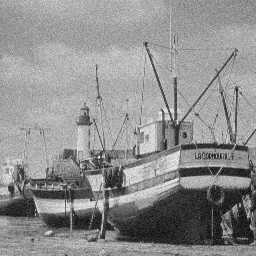
%> input picture practical2/boatnois.jpg, 256 x 256 px
$ octave prac2.m   (GNU Octave 9; MATLAB toolbox functions it lacks are replaced by stand-ins)
%> lines starting %> are read from the running program, lines starting %| are printed output that depends on the picture; in (x1, y1, x2, y2) boxes, pixels count from 0 and x2, y2 are one past the last pixel; in counts of white or black regions, pixels touching at a corner belong together; the program's own positions count from 1
### practical2/myconvolution.m
function Iout = myconvolution(Iin,B)

Iin=double(Iin);
B=double(B);

%Task1 Step 5
[M1, N1] = size(Iin);
[M2, N2] = size(B);

for k=1:(M1-M2+1)
    for l=1:(N1-N2+1)
        temp = 0;
        for i=k:(k+M2-1)
            for j=l:(l+N2-1)
                temp = temp + Iin(i,j) * B(i-k+1,j-l+1);
            end
        end
        Iout(k,l) = temp;
    end
end

end


### practical2/edgeExtraction.m
function [ Edges, Iver, Ihor ] = edgeExtraction( Iin,B1,B2 )
%UNTITLED3 此处显示有关此函数的摘要
%   此处显示详细说明
Iin=double(Iin);
Iver = conv2(Iin,B1);
Ihor = conv2(Iin,B2);
Edges = sqrt(Iver.^2 + Ihor.^2);

end

### practical1/enhanceContrastALS.m
function [ Iout, Lut ] = enhanceContrastALS( Iin )
%UNTITLED4 此处显示有关此函数的摘要
%   此处显示详细说明
Iin_Hist = histogram(Iin, 'BinLimits', [0,256], 'BinWidth',1);
Iin_Hist_V = Iin_Hist.Values;
I = find(Iin_Hist_V);
sz = I(size(I));
i1 = sz(1);
i2 = sz(2);

m = 255/(i2-i1);
c = -m * i1;

Lut = contrast_LS_LUT(m,c);
Lut = uint8(Lut);

Iout = intlut(Iin, Lut);

end

### practical1/contrast_LS_LUT.m
function [ Lut ] = contrast_LS_LUT( m, c )
%UNTITLED3 此处显示有关此函数的摘要
%   此处显示详细说明
for i = 1:256
    Lut(i) = i-1;
end
for i = 1:256
    if Lut(i)*m+c < 0
        Lut(i) = 0;
    else if Lut(i)*m+c > 255
            Lut(i) = 255;
        else
            Lut(i) = Lut(i)*m+c;
        end
    end
end
Lut = uint8(Lut);

end

### practical2/noiseReduction.m
function [ Iout ] = noiseReduction( I,N )
%UNTITLED2 此处显示有关此函数的摘要
%   此处显示详细说明
mask = 1/(N^2) * ones(N,N);
Iout = conv2(I,mask);

end

### practical2/prac2.m
% Image Enhancement using Neighbourhood Operators
% Task 1: convolution and noise filtering
boatnois = imread('boatnois.jpg');
%> boatnois is the input picture: size 256x256 uint8; min 0, max 255, mean 142.6

figure(1);
subplot(1,3,1);
imshow(boatnois);
subplot(1,3,2);
mask = 1/9 * ones(3,3);
convolved_boatnois1 = conv2(boatnois,mask);
imagesc(convolved_boatnois1), colormap(gray);
convolved_boatnois2 = filter2(mask,boatnois);
subplot(1,3,3);
mask = 1/25 * ones(5,5);
convolved_boatnois3 = conv2(boatnois,mask);
imagesc(convolved_boatnois3), colormap(gray);

figure(2);
subplot(2,1,1);
c1 = noiseReduction(boatnois,5);
imagesc(c1), colormap(gray);
subplot(2,1,2);
mask = 1/25 * ones(5,5);
c2 = myconvolution(boatnois,mask);
imagesc(c2), colormap(gray);

% Task 2: neighbourhood operation for edge extraction
B1 = [-1 0 1; -1 0 1; -1 0 1];
B2 = [-1 -1 -1; 0 0 0; 1 1 1];
figure(3);
[edges, hor, ver] = edgeExtraction(boatnois, B1, B2);
subplot(2,2,1);
imagesc(boatnois), colormap(gray);
subplot(2,2,2);
imagesc(hor), colormap(gray);
subplot(2,2,3);
imagesc(ver), colormap(gray);
subplot(2,2,4);
imagesc(edges), colormap(gray);

% Preprocessing and Naive Segmentation
vehicle = imread('vehicle.jpg');
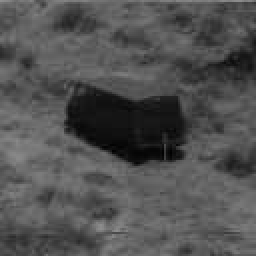
%> input picture practical2/vehicle.jpg, 128 x 128 px (shown 2 times larger)
%> vehicle is the input picture: size 128x128 uint8; min 0, max 143, mean 81.6
vehicle2 = imread('vehicle2.jpg');
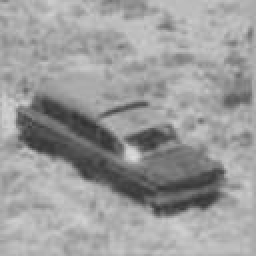
%> input picture practical2/vehicle2.jpg, 128 x 128 px (shown 2 times larger)
%> vehicle2 is the input picture: size 128x128 uint8; min 49, max 221, mean 155.9
addpath(genpath('../practical1')); % add folder into paths

figure(4);
subplot(3,2,1), imshow(vehicle), title('vehicle-1-original');
subplot(3,2,3), histogram(vehicle, 'BinLimits', [0,256], 'BinWidth',1), title('vehicle-1-original-histogram');
%> after `title('vehicle-1-original-histogram')`:
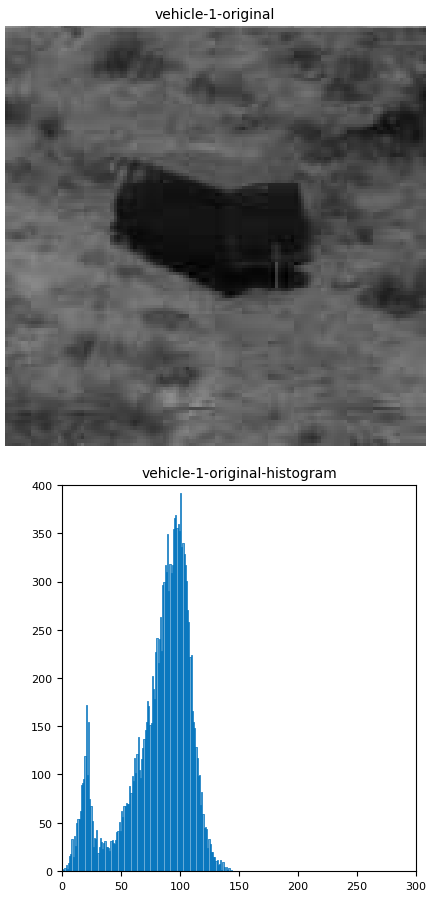
%> figure redrawn from the program's plot data, 2 panels
vehicle_enhanced = enhanceContrastALS(vehicle);
%> in enhanceContrastALS, `Iin_Hist_V = Iin_Hist.Values;`: Iin_Hist_V = 256 values, max 392 at index 101, min 0 at index 139, mean 64
%> in enhanceContrastALS, `I = find(Iin_Hist_V);`: I = 142 values from 1 to 144
%> in enhanceContrastALS, `sz = I(size(I));`: sz = [1 144]
%> in enhanceContrastALS, `i1 = sz(1);`: i1 = 1
%> in enhanceContrastALS, `i2 = sz(2);`: i2 = 144
%> in enhanceContrastALS, `m = 255/(i2-i1);`: m = 1.78
%> in enhanceContrastALS, `c = -m * i1;`: c = -1.78
%> after the loop in contrast_LS_LUT, `for i = 1:256`: Lut = 256 values from 0 to 255
%> in enhanceContrastALS, `Iout = intlut(Iin, Lut);`:
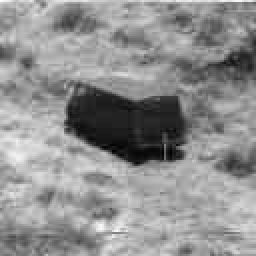
%> Iout: size 128x128 uint8 (shown 2 times larger); min 0, max 253, mean 143.7
subplot(3,2,2), imshow(vehicle_enhanced), title('vehicle-1-enhanced');
subplot(3,2,4), histogram(vehicle_enhanced, 'BinLimits', [0,256], 'BinWidth',1), title('vehicle-1-enhanced-histogram');
Ibinary = vehicle_enhanced<= 75;
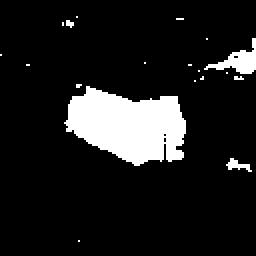
%> Ibinary: size 128x128 logical (shown 2 times larger); 11.7% white; 19 white regions (16 under 20 px), largest, box (x1, y1, x2, y2) and area: (32, 43, 93, 83) 1643, (102, 19, 128, 37) 181, (113, 79, 126, 86) 41
subplot(3,2,6), imshow(Ibinary), title('vehicle-1-segmentation');

figure(5);
subplot(3,2,1), imshow(vehicle2), title('vehicle-2-original');
subplot(3,2,3), histogram(vehicle2, 'BinLimits', [0,256], 'BinWidth',1), title('vehicle-2-original-histogram');
%> after `title('vehicle-2-original-histogram')`:
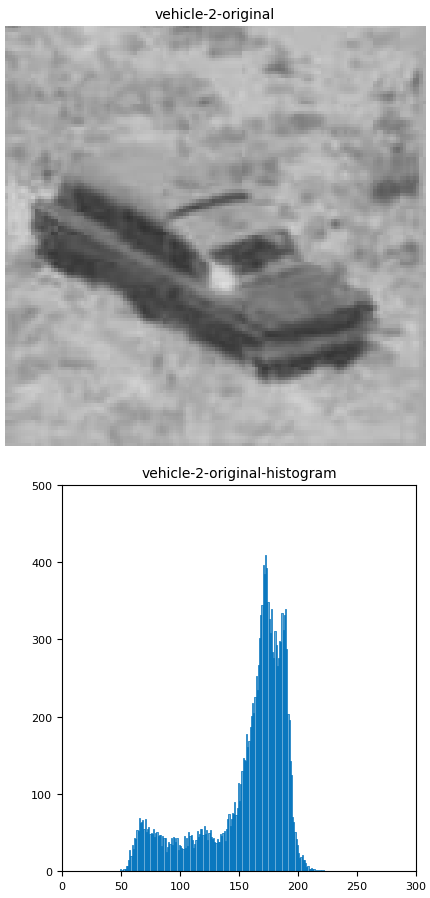
%> figure redrawn from the program's plot data, 2 panels
vehicle2_enhanced = enhanceContrastALS(vehicle2);
subplot(3,2,2), imshow(vehicle2_enhanced), title('vehicle-2-enhanced');
subplot(3,2,4), histogram(vehicle2_enhanced, 'BinLimits', [0,256], 'BinWidth',1), title('vehicle-2-enhanced-histogram');
Ibinary2 = vehicle2_enhanced<= 75;
%> Ibinary2: size 128x128 logical; 12.1% white; 8 white regions (3 under 20 px), largest, box (x1, y1, x2, y2) and area: (9, 56, 112, 108) 1357, (16, 49, 61, 77) 422, (63, 64, 88, 76) 144, (52, 51, 73, 58) 37, (113, 48, 120, 52) 20
subplot(3,2,6), imshow(Ibinary2), title('vehicle-2-segmentation');
%> after `title('vehicle-2-segmentation')`:
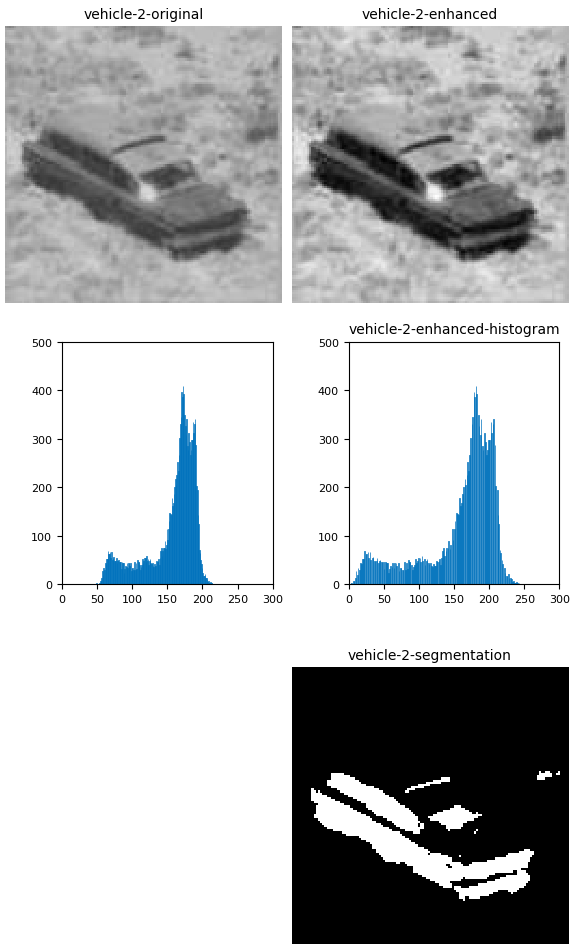
%> figure redrawn from the program's plot data, 5 panels
